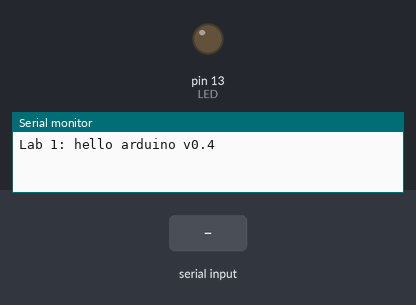
This sketch was run on a simulated Arduino Uno, built with avr-gcc and run on an emulated ATmega328P. On the bench: output pins drawn as LEDs (lit = HIGH), the last lines printed to the serial monitor. Dashed ring = blinking. The test bench sets the inputs (shaded band).

Above: at 6.2 s.
6.3 s: "b" received over Serial
At 6.42 s:
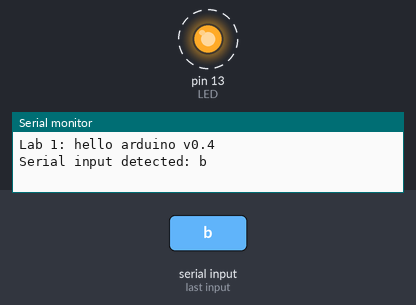
9.3 s: "t" received over Serial
10.8 s: "n" received over Serial
At 11.4 s:
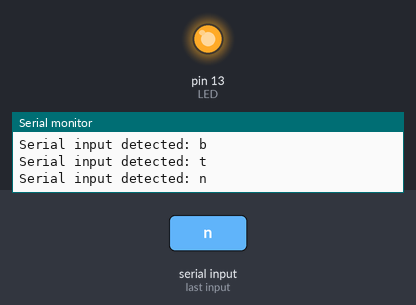
12.3 s: "f" received over Serial
At 12.7 s:
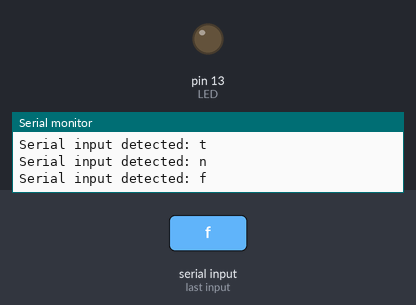
Timing chart, 0 to 14.8 s (numbered marks = the images above; inputs shaded):
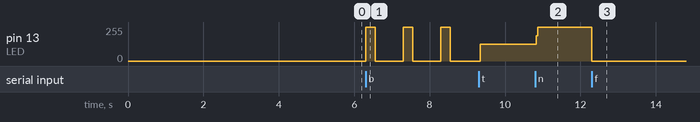

Measured:
- after the input at 6.3 s, pin 13 (LED): alternates 255/255 for 0.25 s and 0/255 for 0.75 s, starting at once
- after the input at 10.8 s, pin 13 (LED): 127/255 → 255/255 at once
- after the input at 12.3 s, pin 13 (LED): 255/255 → 0/255 at once

The sketch:

_1_4.ino
```cpp
//Lab_1_hello_arduino
#define LED 13
char inChar;
boolean isFreshInChar;

void setup() {
  pinMode(LED, OUTPUT);
  digitalWrite(LED, LOW);
  // Set serial monitor console termination for 'No line ending'
  Serial.begin(9600);
  Serial.println(F("Lab 1: hello arduino v0.4\n"));
  delay(5000);
}

void loop() {
  isFreshInChar = false;
  if (Serial.available()) {
    inChar = Serial.read();
    Serial.print("Serial input detected: ");
    Serial.println(inChar);
    isFreshInChar = true;
  }
  if (inChar == 'n') digitalWrite(LED, HIGH); // oN
  if (inChar == 'f') digitalWrite(LED, LOW); // oFf
  if (inChar == 'b') { // blink with 25% duty cycle
    digitalWrite(LED, HIGH);
    delay(250);
    digitalWrite(LED, LOW);
    delay(750);
  }

  // function for readability: blink with 75% duty cycle
  if (inChar == 'B') blinkLED(750,1000);
  // Discover 't' persistence bug by observing high rate LED blink
  if (inChar == 't') { // toggle
    digitalWrite(LED, !digitalRead(LED));
  }
  // Add state change detection to get proper toggle action.
  if (inChar == 'T') { // toggle
    if (isFreshInChar) digitalWrite(LED, !digitalRead(LED));
  }
} // loop()


//********************************************************************************
void blinkLED(unsigned int msecT, unsigned int msecOn) {
  // Check for valid input parameters, if not valid, fix them so they are
  if (msecT < 2) msecT = 2; // need at least 2 msec to blink with msec resolution
  if (msecOn >= msecT) msecOn = msecT/2; // 50% if ill posed
  digitalWrite(LED, HIGH);
  delay(msecOn);
  digitalWrite(LED, LOW);
  delay(msecT - msecOn);
}
```
